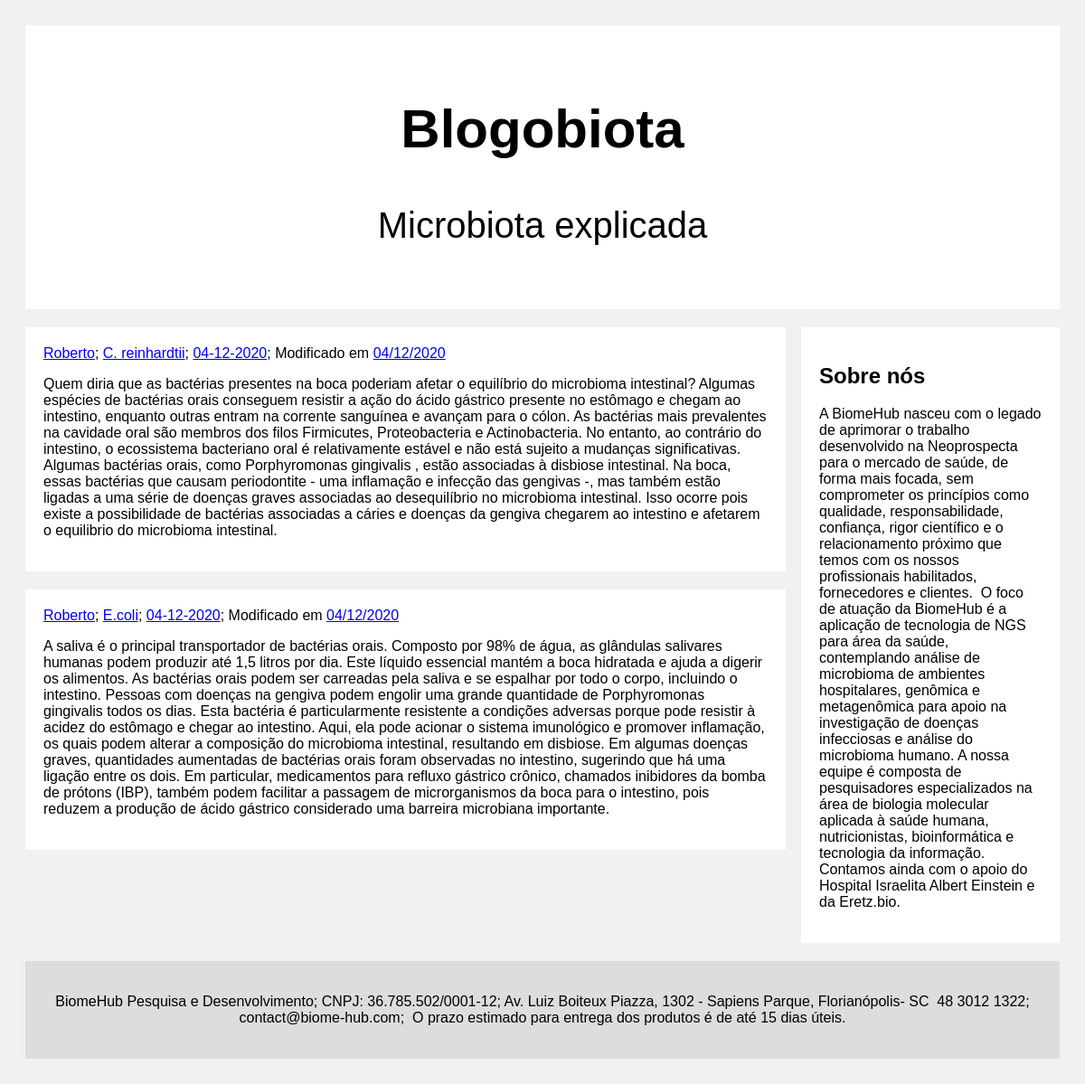
Page /bioblog/author/Roberto on the committed database.
### bioblog/models.py (models this page shows)
class post(models.Model):
    post_text = models.CharField(max_length=2000)
    author = models.CharField(max_length=30)
    organism = models.CharField(max_length=30)
    pub_date = models.DateTimeField()
    modified_at = models.DateTimeField(auto_now=True)

class about(models.Model):
    about_text = models.CharField(max_length=2000)

class contact(models.Model):
    contact_text = models.CharField(max_length=2000)

### bioblog/views.py (the view)
# urls.py: path('<str:post_type>/<str:post_name>', views.details, name='details')
def details(request,  post_type, post_name):
    if post_type == 'author':
        latest_post_list = post.objects.filter(author = post_name)
    elif post_type == 'organism':
        latest_post_list = post.objects.filter(organism = post_name)
    elif post_type == 'pub_date':
        latest_post_list = post.objects.filter(pub_date__contains=post_name)
    elif post_type == 'modified_at':
        latest_post_list = post.objects.filter(modified_at__contains=post_name)
    contact_field = contact.objects.get(id=1).contact_text
    about_field = about.objects.get(id=1).about_text
    context = {'latest_post_list': latest_post_list,
    'contact_field':contact_field,
    'about_field':about_field
    }
    return render(request, 'bioblog/index.html',context)

### bioblog/templates/bioblog/index.html
{% load static %}
<link rel="stylesheet" type="text/css" href="{% static 'bioblog/style.css' %}">
<div class="header">
  <h2>Blogobiota</h2>
  <p>Microbiota explicada</p>
</div>
<div class="row">
  <div class="leftcolumn">
    {% for post in latest_post_list %}
      <div class="card">
        <a href="/bioblog/author/{{post.author}}">{{post.author}}</a>; <a href="/bioblog/organism/{{post.organism}}">{{post.organism}}</a>; <a href="/bioblog/pub_date/{{post.pub_date|date:"Y-m-d"}}">{{post.pub_date|date:"d-m-Y"}}</a>; Modificado em <a href="/bioblog/modified_at/{{post.modified_at|date:"Y-m-d"}}">{{post.modified_at|date:"d/m/Y"}}</a>
        <p>{{post.post_text}}</p>
      </div>
    {% endfor %}
  </div>
  <div class="rightcolumn">
    <div class="card">
      <h2>Sobre nós</h2>
      <p>{{about_field}}</p>
    </div>
  </div>
</div>
<div class="footer">
  <p>{{contact_field}}</p>
</div>

### bioblog/static/bioblog/style.css (style rules this page uses)
.header { padding: 30px; font-size: 40px; text-align: center; background: white; }
.leftcolumn { float: left; width: 73.5%; }
.rightcolumn { float: right; width: 25%; padding-left: 10px; }
.card { background-color: white; padding: 20px; margin-top: 20px; }
.row:after { content: ""; display: table; clear: both; }
.footer { padding: 20px; text-align: center; background: #ddd; margin-top: 20px; }

### rows in the picture
post: author "Roberto", organism "C. reinhardtii", pub_date "04-12-2020", modified_at "04/12/2020", post_text "Quem diria que as bactérias presentes na boca poderiam afetar o equilíbrio do microbioma intestinal? Algumas espécies de bactérias orais conseguem resistir a ação do ácido gástrico presente no estômago e chegam ao intestino, enquanto outras entram na corrente sanguínea e avançam para o cólon. As bactérias mais prevalentes na cavidade oral são membros dos filos Firmicutes, Proteobacteria e Actinobacteria. No entanto, ao contrário do intestino, o ecossistema bacteriano oral é relativamente estável e não está sujeito a mudanças significativas. Algumas bactérias orais, como Porphyromonas gingivalis , estão associadas à disbiose intestinal. Na boca, essas bactérias que causam periodontite - uma…"
post: author "Roberto", organism "E.coli", pub_date "04-12-2020", modified_at "04/12/2020", post_text "A saliva é o principal transportador de bactérias orais. Composto por 98% de água, as glândulas salivares humanas podem produzir até 1,5 litros por dia. Este líquido essencial mantém a boca hidratada e ajuda a digerir os alimentos. As bactérias orais podem ser carreadas pela saliva e se espalhar por todo o corpo, incluindo o intestino. Pessoas com doenças na gengiva podem engolir uma grande quantidade de Porphyromonas gingivalis todos os dias. Esta bactéria é particularmente resistente a condições adversas porque pode resistir à acidez do estômago e chegar ao intestino. Aqui, ela pode acionar o sistema imunológico e promover inflamação, os quais podem alterar a composição do microbioma…"
about: about_text "A BiomeHub nasceu com o legado de aprimorar o trabalho desenvolvido na Neoprospecta para o mercado de saúde, de forma mais focada, sem comprometer os princípios como qualidade, responsabilidade, confiança, rigor científico e o relacionamento próximo que temos com os nossos profissionais habilitados, fornecedores e clientes. ​ O foco de atuação da BiomeHub é a aplicação de tecnologia de NGS para área da saúde, contemplando análise de microbioma de ambientes hospitalares, genômica e metagenômica para apoio na investigação de doenças infecciosas e análise do microbioma humano. A nossa equipe é composta de pesquisadores especializados na área de biologia molecular aplicada à saúde humana,…"
contact: contact_text "BiomeHub Pesquisa e Desenvolvimento; CNPJ: 36.785.502/0001-12; Av. Luiz Boiteux Piazza, 1302 - Sapiens Parque, Florianópolis- SC ​ 48 3012 1322; contact@biome-hub.com; ​ O prazo estimado para entrega dos produtos é de até 15 dias úteis."
